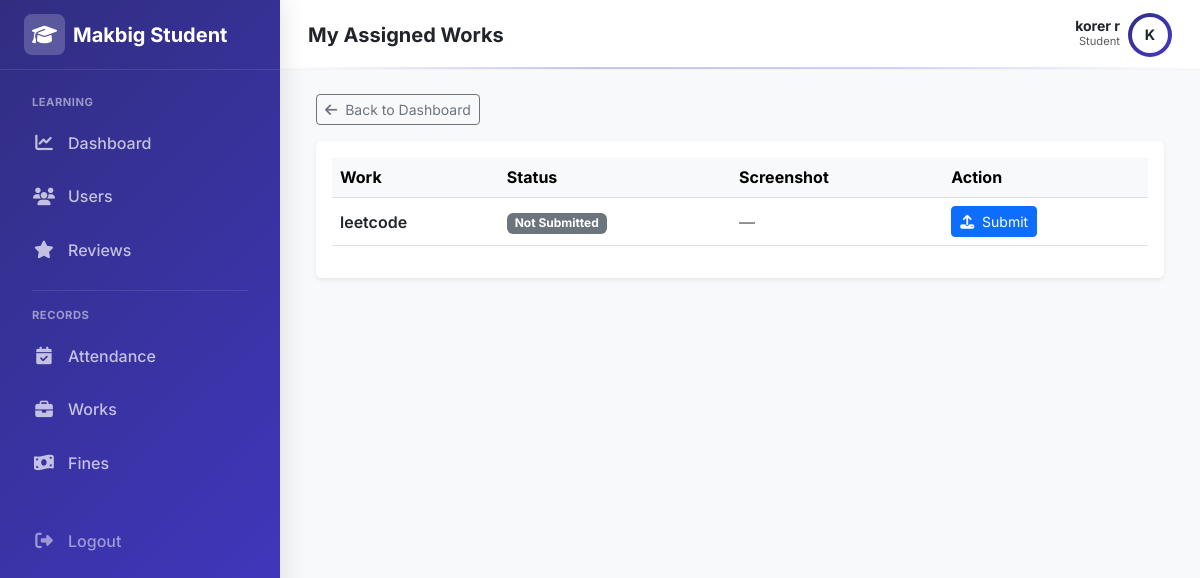
The page /student/works/ (signed in) on the database as committed earlier.
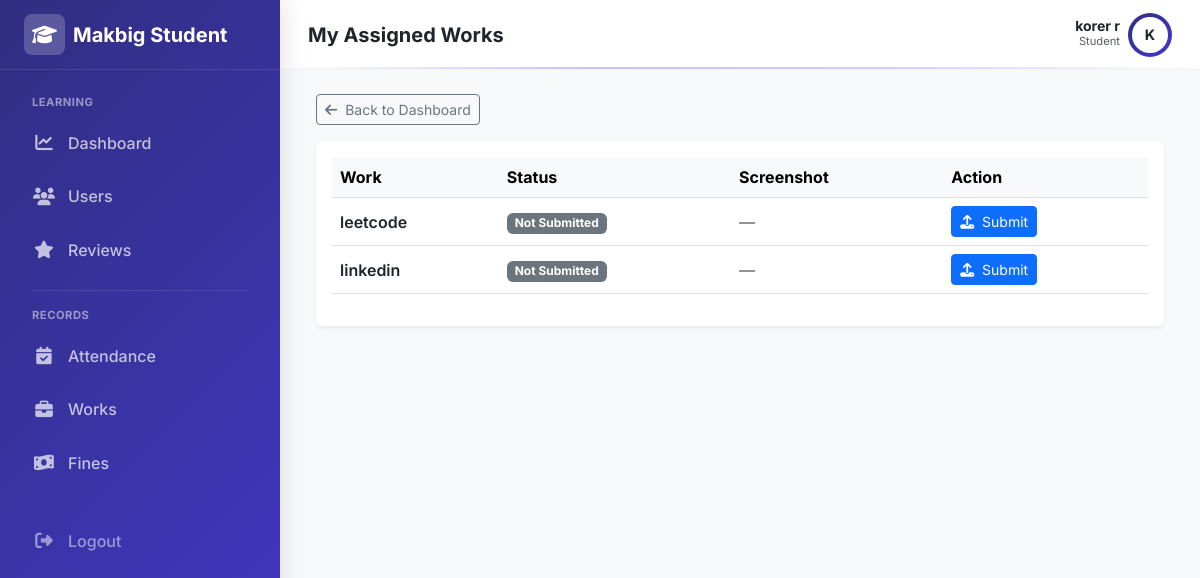
The same page on the database as committed later.
### works/models.py (models this page shows, shortened)
class WorkAssignment(models.Model):
    student = models.ForeignKey(StudentProfile, on_delete=models.CASCADE,related_name='work_assignments')
    work_type = models.ForeignKey(WorkType, on_delete=models.CASCADE)
    assigned_at = models.DateTimeField(auto_now_add=True)
    is_active = models.BooleanField(default=True)
    class Meta:
        constraints = [
            models.UniqueConstraint(
                fields=['student', 'work_type'],
                name='unique_student_work'
            )
        ]

class WorkType(models.Model):
    FREQUENCY_CHOICES = [
        ('daily', 'Daily'),
        ('weekly', 'Weekly'),
    ]
    name = models.CharField(max_length=100)
    frequency = models.CharField(max_length=10, choices=FREQUENCY_CHOICES)
    course = models.ForeignKey(Course,on_delete=models.CASCADE,related_name='work_types')
    is_active = models.BooleanField(default=True)
    created_at = models.DateTimeField(auto_now_add=True)

### works/views.py (the view)
# urls.py: path('', views.student_works, name='student_works'),
@login_required
def student_works(request):
    student = get_object_or_404(StudentProfile, user=request.user)
    assignments = (
        WorkAssignment.objects
        .filter(student=student)
        .select_related('work_type')
    )
    submissions = {
        s.assignment_id: s
        for s in WorkSubmission.objects.filter(
            assignment__student=student
        )
    }
    data = []
    for assignment in assignments:
        submission = submissions.get(assignment.id)
        data.append({
            'assignment': assignment,
            'submission': submission,
            'is_pending': submission is None
        })
    return render(
        request,
        'works/student_works.html',
        {'data': data}
    )

### reviewtickets/context_processors.py (called while the page is built)
def ticket_notifications(request):
    if request.user.is_authenticated and request.user.is_staff:
        count = ReviewTicket.objects.filter(
            status='pending',
            is_seen=False
        ).count()
        return {'ticket_notification_count': count}
    return {}

### templates/works/student_works.html (shortened to what this page needs)
{% extends "layouts/student_layout.html" %}
{% block page_title %}
My Assigned Works
{% endblock %}
{% block content %}
<div class="container-fluid">
    <div class="mb-3">
        <a href="{% url 'student_dashboard' %}" class="btn btn-outline-secondary btn-sm">
            <i class="fa-solid fa-arrow-left me-1"></i> Back to Dashboard
        </a>
    </div>
    <div class="card shadow-sm border-0">
        <div class="card-body">
            <div class="table-responsive">
                <table class="table align-middle table-hover">
                    <thead class="table-light">
                        <tr>
                            <th>Work</th>
                            <th>Status</th>
                            <th>Screenshot</th>
                            <th>Action</th>
                        </tr>
                    </thead>
                    <tbody>
                        {% for item in data %}
                        <tr>
                            <td class="fw-semibold">
                                {{ item.assignment.work_type.name }}
                            </td>
                            <td>
                                {% if item.submission %}
                                    {% if item.submission.status == 'pending' %}
                                        <span class="badge bg-warning text-dark">Pending</span>
                                    {% else %}
                                        <span class="badge bg-success">Verified</span>
                                    {% endif %}
                                {% else %}
                                    <span class="badge bg-secondary">Not Submitted</span>
                                {% endif %}
                            </td>
                            <td>
                                {% if item.submission %}
                                    <a href="{{ item.submission.screenshot.url }}"
                                       target="_blank"
                                       class="btn btn-sm btn-outline-primary">
                                        <i class="fa-solid fa-image me-1"></i> View
                                    </a>
                                {% else %}
                                    <span class="text-muted">—</span>
                                {% endif %}
                            </td>
                            <td>
                                {% if item.submission %}
                                    {% if item.submission.status == 'pending' %}
                                        <a href="{% url 'submit_work' item.assignment.id %}"
                                           class="btn btn-sm btn-warning">
                                            <i class="fa-solid fa-rotate me-1"></i> Resubmit
                                        </a>
                                    {% else %}
                                        <span class="text-success fw-semibold">
                                            <i class="fa-solid fa-circle-check me-1"></i> Verified
                                        </span>
                                    {% endif %}
                                {% else %}
                                    <a href="{% url 'submit_work' item.assignment.id %}"
                                       class="btn btn-sm btn-primary">
                                        <i class="fa-solid fa-upload me-1"></i> Submit
                                    </a>
                                {% endif %}
                            </td>
                        </tr>
                        {% empty %}
                        <tr>
                            <td colspan="4" class="text-center text-muted py-4">
                                No works assigned yet.
                            </td>
                        </tr>
                        {% endfor %}
                    </tbody>
                </table>
            </div>
        </div>
    </div>
</div>
{% endblock %}

Rows that differ between the two databases and show on the page:
added WorkAssignment: assignment.work_type.name "linkedin"
